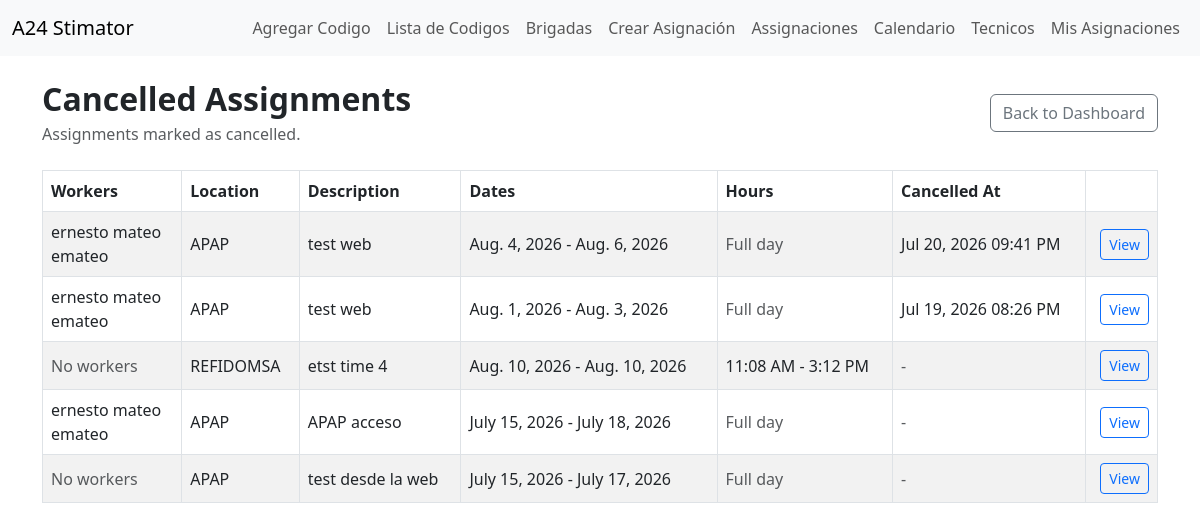
The page /work-tracking/cancelled/ (signed in) on the database its author committed.
### work_tracking/models.py (models this page shows, shortened)
class TechnicianAssigment(models.Model):
    STATUS_ACTIVE = 'active'
    STATUS_CANCELLED = 'cancelled'
    STATUS_COMPLETED = 'completed'
    STATUS_CHOICES = [
        (STATUS_ACTIVE, 'Active'),
        (STATUS_CANCELLED, 'Cancelled'),
        (STATUS_COMPLETED, 'Completed'),
    ]
    workers = models.ManyToManyField(User, through='AssignmentMember', related_name='work_assignments')
    assigned_by = models.ForeignKey(User, on_delete=models.PROTECT, related_name='created_technician_assigments')
    location = models.CharField(max_length=255)
    work_description = models.TextField(blank=True, null=True)
    start_date = models.DateField()
    end_date = models.DateField()
    start_time = models.TimeField(null=True, blank=True)
    end_time = models.TimeField(null=True, blank=True)
    status = models.CharField(max_length=20, choices=STATUS_CHOICES, default=STATUS_ACTIVE)
    created_at = models.DateTimeField(auto_now_add=True)
    completion_notes = models.TextField(blank=True)
    cancel_reason = models.TextField(blank=True)
    completed_at = models.DateTimeField(null=True,blank=True)
    cancelled_at = models.DateTimeField(null=True,blank=True)

### work_tracking/views.py (the view)
# urls.py: path("cancelled/", views.cancelled_assignments_view, name="cancelled_assignments"),
@login_required(login_url='login')
def cancelled_assignments_view(request):
    if not hasattr(request.user, "profile"):
        messages.error(request, "Your user does not have a worker profile")
        return redirect("my_schedule")
    assignments = TechnicianAssigment.objects.filter(
        status=TechnicianAssigment.STATUS_CANCELLED,
    ).select_related("assigned_by").prefetch_related("workers").order_by("-cancelled_at", "-end_date")
    if request.user.profile.is_technician():
        assignments = assignments.filter(workers=request.user)
    return render(
        request,
        "work_tracking/cancelled_assignments.html",
        {
            "assignments": assignments,
        }
    )

### work_tracking/models.py (called while the page is built)
    def is_technician(self):
        return self.role == self.ROLE_TECHNICIAN

### work_tracking/templates/work_tracking/cancelled_assignments.html (shortened to what this page needs)
{% extends 'html/layout.html' %}
{% block content %}
<div class="d-flex justify-content-between align-items-center mb-4">
    <div>
        <h2 class="fw-bold mb-1">Cancelled Assignments</h2>
        <p class="text-muted mb-0">Assignments marked as cancelled.</p>
    </div>
    <a href="{% url 'work_tracking_dashboard' %}" class="btn btn-outline-secondary">
        Back to Dashboard
    </a>
</div>
{% if assignments %}
    <div class="table-responsive">
        <table class="table table-striped table-bordered align-middle">
            <thead>
                <tr>
                    <th>Workers</th>
                    <th>Location</th>
                    <th>Description</th>
                    <th>Dates</th>
                    <th>Hours</th>
                    <th>Cancelled At</th>
                    <th></th>
                </tr>
            </thead>
            <tbody>
                {% for assignment in assignments %}
                    <tr>
                        <td>
                            {% for worker in assignment.workers.all %}
                                <div>{{ worker.get_full_name|default:worker.username }}</div>
                            {% empty %}
                                <span class="text-muted">No workers</span>
                            {% endfor %}
                        </td>
                        <td>{{ assignment.location }}</td>
                        <td>{{ assignment.work_description|default:"-" }}</td>
                        <td>{{ assignment.start_date }} - {{ assignment.end_date }}</td>
                        <td>
                            {% if assignment.start_time and assignment.end_time %}
                                {{ assignment.start_time|time:"g:i A" }} - {{ assignment.end_time|time:"g:i A" }}
                            {% else %}
                                <span class="text-muted">Full day</span>
                            {% endif %}
                        </td>
                        <td>
                            {% if assignment.cancelled_at %}
                                {{ assignment.cancelled_at|date:"M d, Y h:i A" }}
                            {% else %}
                                <span class="text-muted">-</span>
                            {% endif %}
                        </td>
                        <td class="text-end">
                            <a href="{% url 'assignment_detail' assignment.id %}" class="btn btn-outline-primary btn-sm">
                                View
                            </a>
                        </td>
                    </tr>
                {% endfor %}
            </tbody>
        </table>
    </div>
{% else %}
    <div class="alert alert-info">
        No cancelled assignments yet.
    </div>
{% endif %}
{% endblock %}

### rows shown on the page
TechnicianAssigment: location "APAP", work_description "test web", start_date "Aug. 4, 2026", end_date "Aug. 6, 2026", shows "Full day", cancelled_at "Jul 20, 2026 09:41 PM"
TechnicianAssigment: location "APAP", work_description "test web", start_date "Aug. 1, 2026", end_date "Aug. 3, 2026", shows "Full day", cancelled_at "Jul 19, 2026 08:26 PM"
TechnicianAssigment: location "REFIDOMSA", work_description "etst time 4", start_date "Aug. 10, 2026", end_date "Aug. 10, 2026", start_time "11:08 AM", end_time "3:12 PM"
TechnicianAssigment: location "APAP", work_description "APAP acceso", start_date "July 15, 2026", end_date "July 18, 2026", shows "Full day"
TechnicianAssigment: location "APAP", work_description "test desde la web", start_date "July 15, 2026", end_date "July 17, 2026", shows "Full day"

### other values the page prints
{{ worker.get_full_name|default:worker.username }} "ernesto mateo"
{{ worker.get_full_name|default:worker.username }} "emateo"
